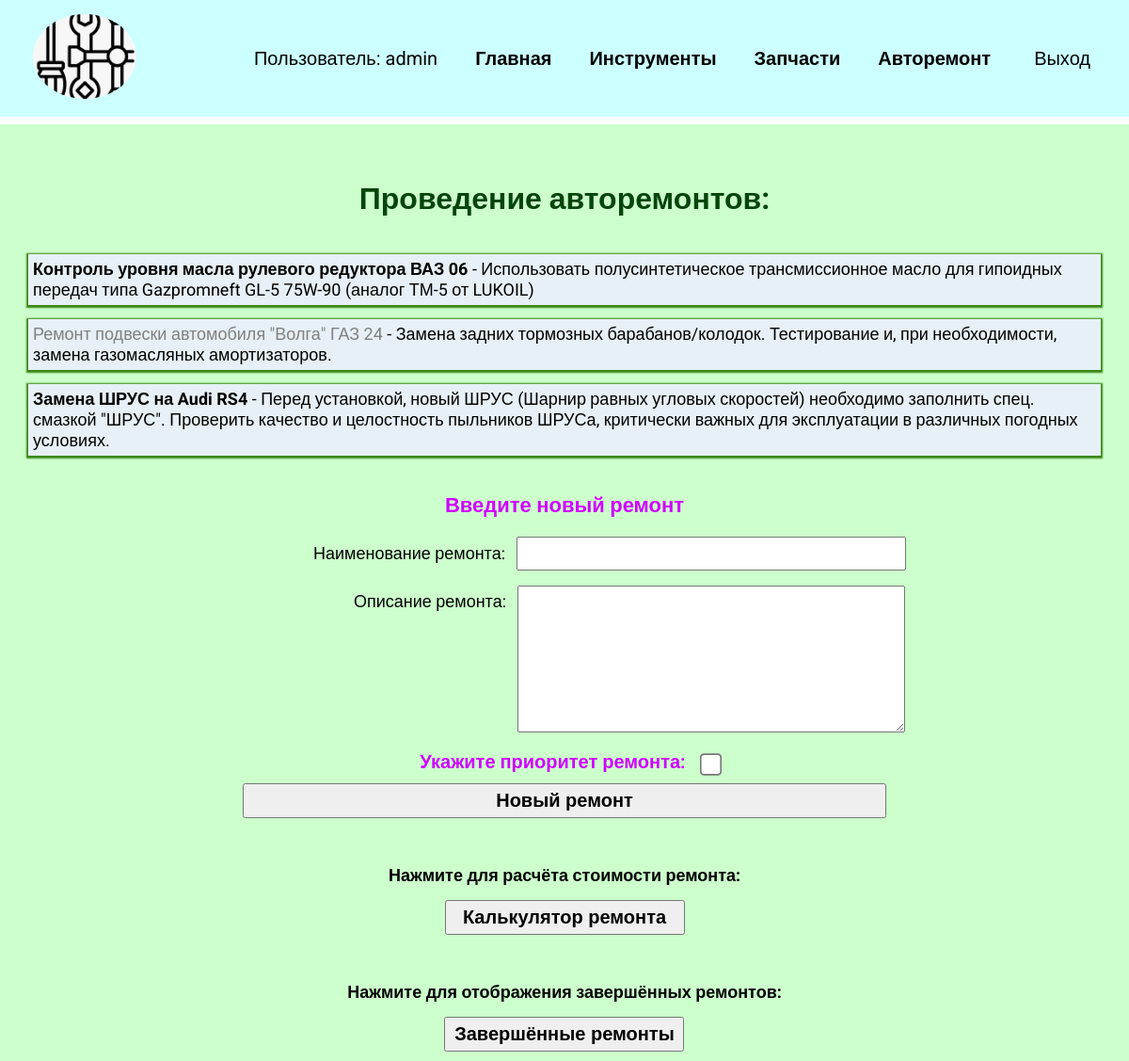
The app's page /telog_spparts/current_new_repairs/ (signed in), older data.
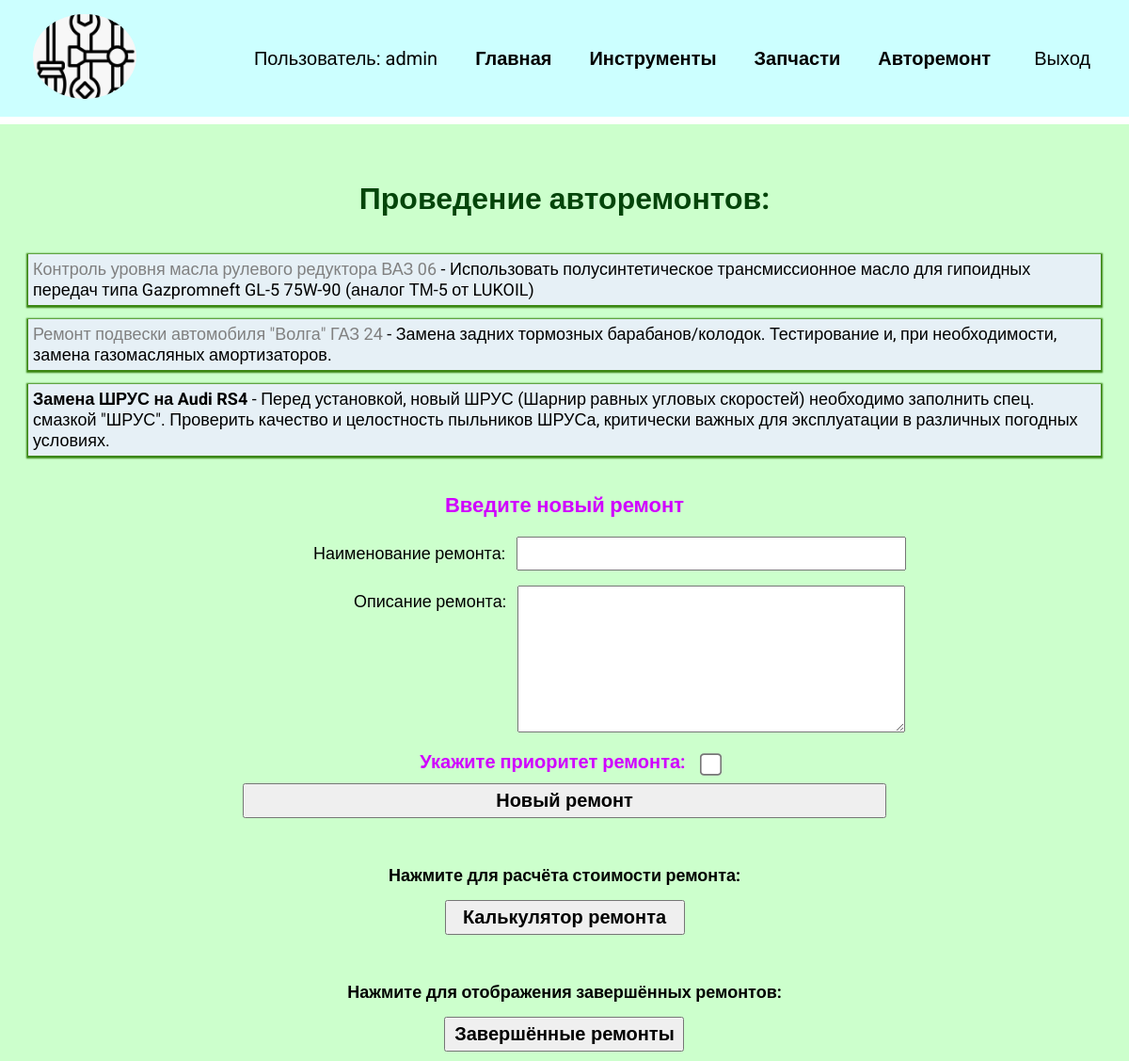
The same page, newer data.
### telog_spparts/models.py (models this page shows, shortened)
class Repairs(models.Model):
    title = models.CharField(max_length=100)  # , verbose_name="Наименование ремонта"
    rep_memo = models.TextField(blank=True)  # его описание (записка)
    date_creation = models.DateTimeField(auto_now_add=True)  # Создано
    ready = models.DateTimeField(blank=True, null=True)  # Завершено
    priority_rep = models.BooleanField(default=False)  # Приоритет
    user_performer = models.ForeignKey(  # performer - пользователь_исполнитель
        User,
        on_delete=models.SET_NULL,
        null=True,  # Обязательно для SET_NULL
        blank=True  # Позволяет оставлять поле пустым
    )

### telog_spparts/views.py (the view, shortened to what this page needs)
# urls.py: path('current_new_repairs/', views.current_new_repairs, name='currentnewrepairs'),
@login_required
def current_new_repairs(request):
    repairs = Repairs.objects.filter(user_performer=request.user, ready__isnull=True)
    if request.method == 'GET':
        return render(request, 'telog_spparts/repairs.html', {'repairs': repairs, 'form_rep': RepairsForm()})

### techlog_tools/forms.py
class RepairsForm(forms.ModelForm):
    class Meta:
        model = Repairs
        fields = ['title', 'rep_memo', 'priority_rep']
        labels = {
            'title': 'Наименование ремонта',
            'rep_memo': 'Описание ремонта',
            'priority_rep': 'Укажите приоритет ремонта',
        }

### telog_spparts/templates/telog_spparts/repairs.html (shortened to what this page needs)
{% extends 'techlog_tools/base.html' %}
{% block content %}
<h1 class="h1reprs">Проведение авторемонтов:</h1>
<ul style="list-style-type: none; padding-left: 0;">
    {% for repair in repairs %}
    <li>
        <a href="{% url 'viewrepair' repair.id %}">
            {% if repair.priority_rep %}
            <b>{{ repair.title }}</b>
            {% else %}
            <p class="cvgrey">{{ repair.title }}</p>
            {% endif %}
            {% if repair.rep_memo %}
                - {{ repair.rep_memo }}
            {% endif %}
        </a>
    </li>
    {% endfor %}
</ul>
<form method="post" class="repairs">
    <h4 class="title_rep_h4">Введите новый ремонт</h4>
    {{ form_rep }}
    <button class="btn">Новый ремонт</button>
</form>
{% if user.is_authenticated %}
    <form action="{% url 'calculate' %}" method="post" class="repairs">
        <b>Нажмите для расчёта стоимости ремонта:</b>
        <button type="submit" class="btn">Калькулятор ремонта</button>
    </form>
{% endif %}
{% if user.is_authenticated %}
    <form action="{% url 'completed_reps' %}" method="post" class="repairs">
        <b>Нажмите для отображения завершённых ремонтов:</b>
        <button type="submit" class="btn">Завершённые ремонты</button>
    </form>
{% endif %}
{% endblock %}

Row changes from the older to the newer data that the page shows:
changed Repairs "Контроль уровня масла рулевого редуктора ВАЗ 06": priority_rep True → False (drawn)
